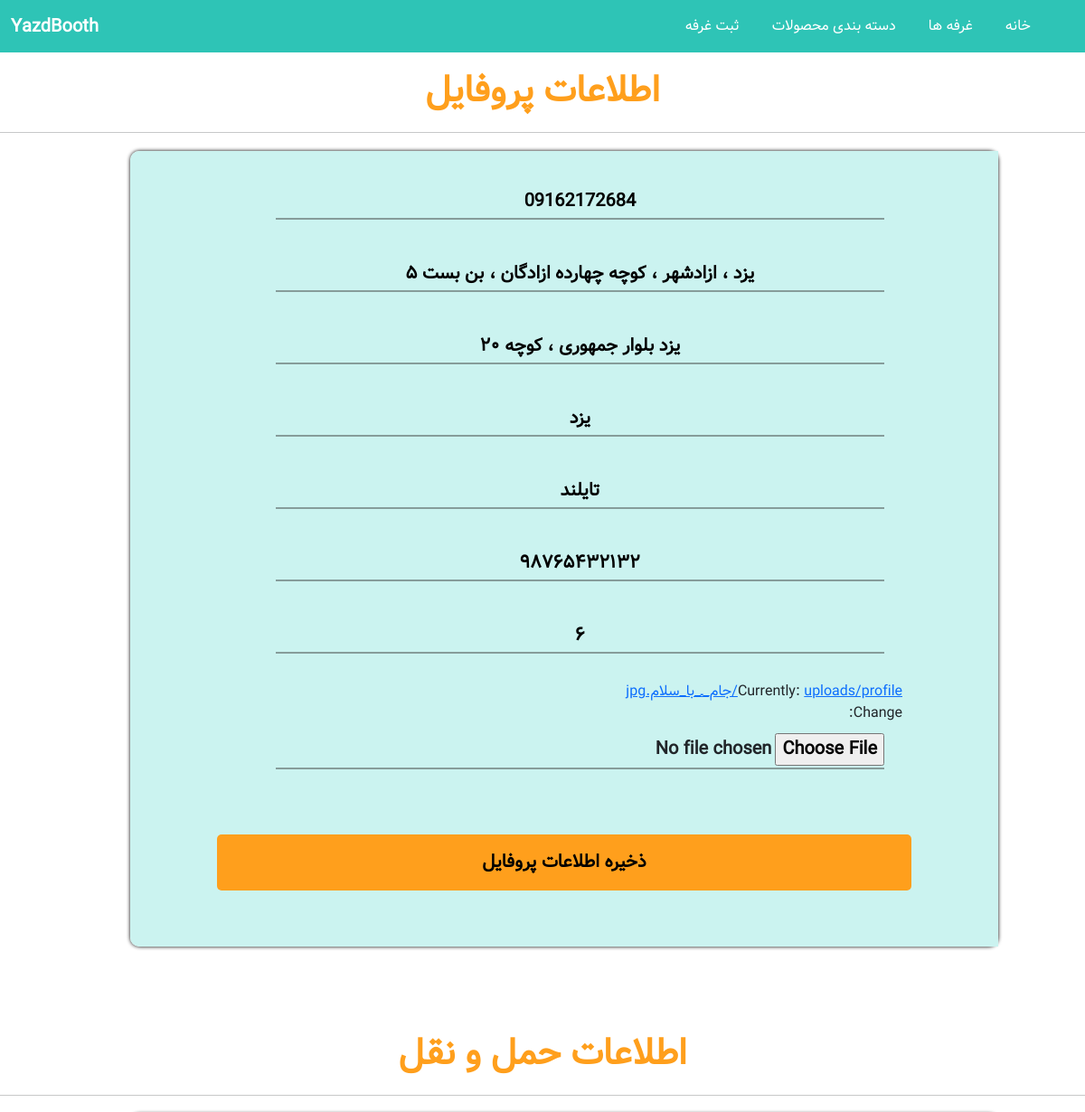
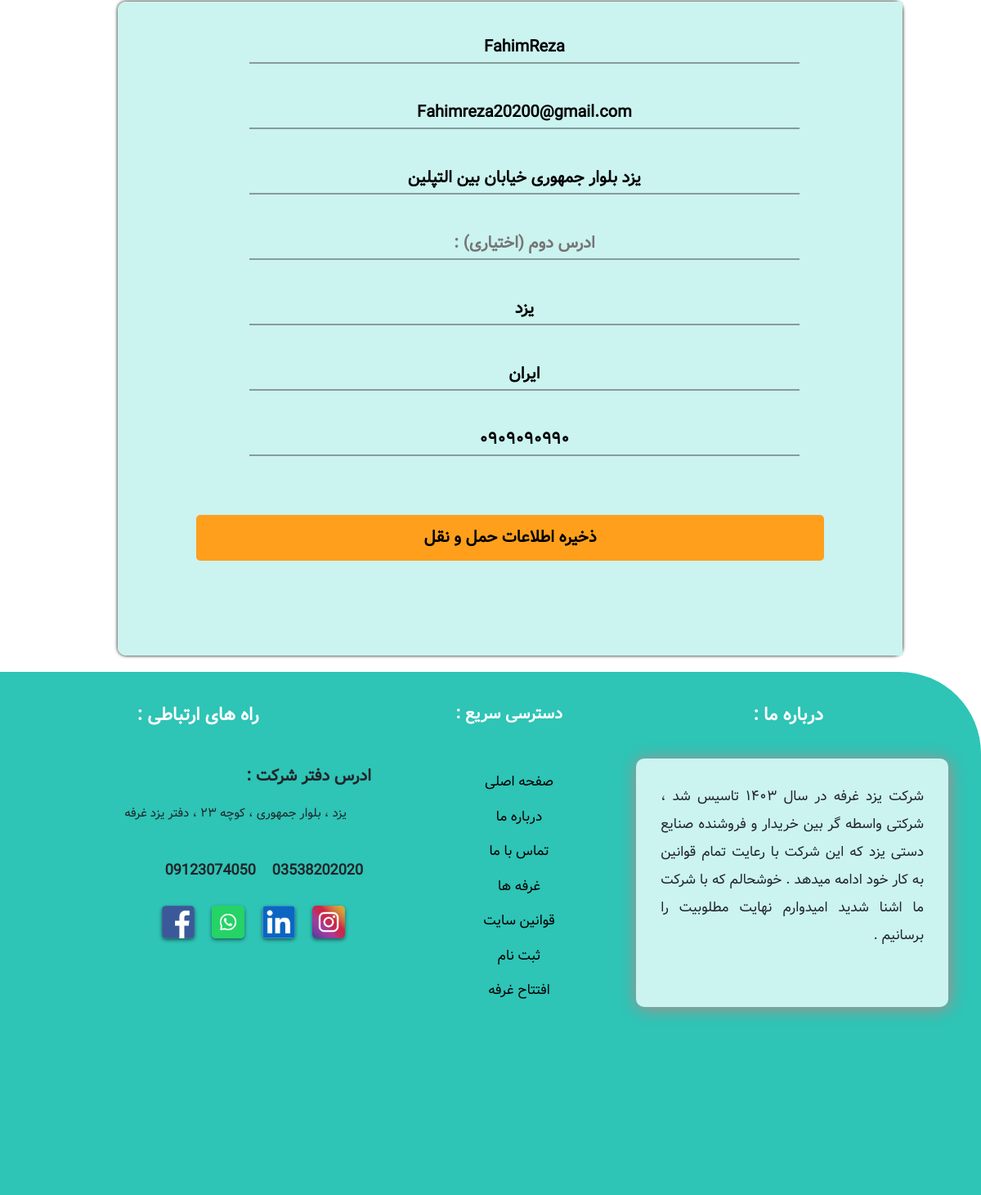
The page /update_info/ (signed in) on the database its author committed (2 pictures, top to bottom).
### Store/models.py (models this page shows, shortened)
class Profile(models.Model):
    user = models.OneToOneField(User , on_delete=models.CASCADE , default=None , null=False , blank=False)
    image = models.ImageField(upload_to='uploads/profile/' , default='uploads/profile/user.ico')
    date_modified = models.DateTimeField(User , auto_now=True)
    phone = models.CharField(max_length=14 , blank=True)
    address1 = models.CharField(max_length=200 , blank=True)
    address2 = models.CharField(max_length=200 , blank=True , null=True)
    city = models.CharField(max_length=200 , blank=True)
    state = models.CharField(max_length=200 , blank=True , null=True)
    zipcode = models.CharField(max_length=200 , blank=True)
    country = models.CharField(max_length=200 , blank=True)
    melicode = models.CharField(max_length=200 , blank=True)
    role = models.CharField(max_length=200 , blank=True , default='Customer')
    booth = models.ForeignKey(Booth, on_delete=models.CASCADE , null=True , blank=False , default=None)
    old_cart = models.CharField(max_length=200 , null=True , blank=True)

### Payment/models.py (models this page shows, shortened)
class ShippingAddress(models.Model):
    user = models.ForeignKey(User, on_delete=models.CASCADE)
    shipping_full_name = models.CharField(max_length=100)
    shipping_email = models.CharField(max_length=255)
    shipping_address1 = models.CharField(max_length=255)
    shipping_address2 = models.CharField(max_length=255 , null=True , blank=True)
    shipping_city = models.CharField(max_length=255)
    shipping_country = models.CharField(max_length=255)
    shipping_state = models.CharField(max_length=255 , null=True , blank=True)
    shipping_zipcode = models.CharField(max_length=255 , null=True , blank=True)
    class Mata:
        verbose_name_plural = 'Shipping Address bos'

### Store/views.py (the view)
# urls.py: path('update_info/', views.Update_Info, name='Update_Info'),
def Update_Info(request):
    if request.user.is_authenticated:
        current_user=Profile.objects.get(user__id=request.user.id)
        shipping_user = ShippingAddress.objects.get(user__id=request.user.id)
        forms = UpdateInfo(request.POST or None , request.FILES or None , instance=current_user)
        shipping_form = ShippingForm(request.POST or None , instance=shipping_user)
        if forms.is_valid() or shipping_form.is_valid():
            forms.save()
            shipping_form.save()
            messages.success(request , 'اطلاعات شما با موفقیت تغییر کرد ...')
            return redirect('/')
        else:
            for error in list(forms.errors.values()) and list(shipping_form.errors.values()):
                messages.error(request , error)
                return redirect('Update_Info')
        return render(request=request , template_name='Update_Info.html' , context={'forms':forms , 'shipping_form' : shipping_form})
    else:
        messages.error(request , 'لطفا قبل از هر اقدامی با حساب کاربری خود وارد شوید ...')
        return redirect('/Login')

### Store/forms.py (shortened to what this page needs)
class UpdateInfo(forms.ModelForm):
    phone = forms.CharField(required=False,label='', widget=forms.TextInput(attrs={'placeholder':'تلفن همراه :'}), max_length=100)
    address1 = forms.CharField(required=False,label='',widget=forms.TextInput(attrs={'placeholder':'ادرس اول :'}), max_length=100)
    address2 = forms.CharField(required=False,label='',widget=forms.TextInput(attrs={'placeholder':'ادرس دوم (اختیاری) :'}), max_length=100)
    city = forms.CharField(required=False,label='', widget=forms.TextInput(attrs={'placeholder':'شهر :'}))
    country = forms.CharField(required=False,label='', widget=forms.TextInput(attrs={'placeholder':'کشور :'}))
    zipcode = forms.CharField(required=False,label='', widget=forms.TextInput(attrs={'placeholder':'کدپستی :'}))
    melicode = forms.CharField(required=False,label='', widget=forms.TextInput(attrs={'placeholder':'کدملی :'}))
    class Meta:
        model = Profile
        fields = ('phone' , 'address1', 'address2', 'city', 'country', 'zipcode', 'melicode' , 'image')

### Cart/context_processors.py (called while the page is built)
def cart(request):
    return {'cart': Cart(request)}

### Store/templates/Update_Info.html (shortened to what this page needs)
{% extends 'base.html' %}
{% load static %}
{% block content %}
                <form method="POST" action="{% url 'Update_Info' %}" enctype="multipart/form-data">
    <h1 class="sub-Title" style="text-align: center;">اطلاعات پروفایل</h1>
                    <hr/>
    <div class="Register" style="height: 55rem;">
            <div class="Register-left" style="width: 100%;">
                <div class="inputs" style="height: auto; margin: 1rem auto;" >
                    {% for item in forms %}
                        {{ item }}
                    {% endfor %}
                </div>
                <button type="submit" style="margin: 1rem 10%;;width: 80%;height: 7%;">ذخیره اطلاعات پروفایل</button>
            </div>
    </div>
 <h1 class="sub-Title" style="text-align: center; margin-top: 6rem">اطلاعات حمل و نقل</h1>
                    <hr/>
    <div class="Register" style="height: 50rem;">
            <div class="Register-left" style="width: 100%;">
                <div class="inputs" style="height: auto; margin: 1rem auto;" >
                    {% for item in shipping_form %}
                        {{ item }}
                    {% endfor %}
                </div>
                                        <button type="submit" style="margin: 1rem 10%;;width: 80%;height: 7%;">ذخیره اطلاعات حمل و نقل</button>
            </div>
    </div>
</form>
{% endblock %}

### static/css/style.css (style rules this page uses)
* { margin: 0; padding: 0; box-sizing: border-box; font-family: 'vazir' , sans-serif; }
.sub-Title { color: #FF9F1C; font-weight: bold; font-size: 40px; margin:20px 30px ; }
.Register { width: 80%; height: 40rem; background-color:#ffffff; margin: 20px 6rem; box-shadow: 0px 0px 4px black; border-radius: 10px; }
.Register-left { float: left; background-color: #cbf3f0; width: 60%; height: 100%; border-radius: 10px 0 0px 10px; }
.Register-left .inputs { width: 80%; margin: 5px 3.5rem 5rem 0; padding: 10px; height: 30rem; }
.Register-left .inputs input { width: 90%; height: 40px; margin: 10px 20px 30px 0; font-size: 20px; outline: none; background: none; border: none; border-bottom: 2px #1108085e solid; font-weight: bold; text-align: center; }
.Register-left button { width: 80%; height: 10%; background-color: #FF9F1C; margin: 0 4rem; border: none; border-radius: 5px; font-size: 20px; font-weight: bold; padding: 10px; }

### rows shown on the page
Profile: forms "09162172684" "یزد ، ازادشهر ، کوچه چهارده ازادگان ، بن بست ۵" "یزد بلوار جمهوری ، کوچه ۲۰" "یزد" "تایلند" "۹۸۷۶۵۴۳۲۱۳۲" "۶"
ShippingAddress: shipping_form "FahimReza" "Fahimreza20200@gmail.com" "یزد بلوار جمهوری خیابان بین التپلین" "یزد" "ایران" "۰۹۰۹۰۹۰۹۹۰"
